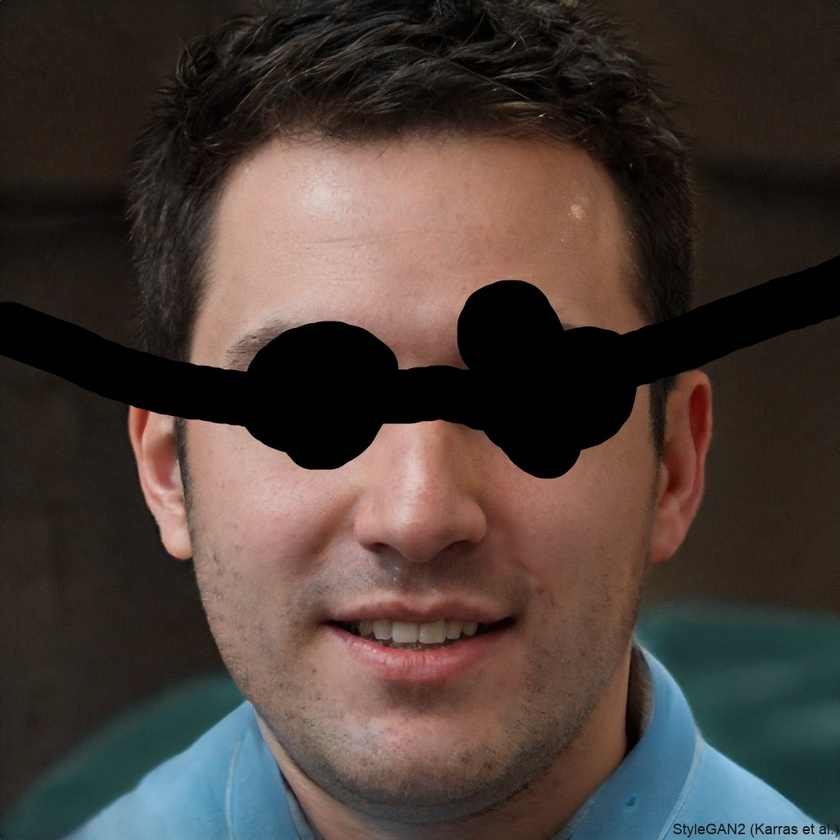
#> input picture testimg/0.jpeg, 840 x 840 px, shrunk from 1024 x 1024 before the run, found by its file name
$ jupyter execute --allow-errors faces.ipynb
#> lines starting #> are read from the running program, lines starting #| are printed output that depends on the picture
#> `img = Image.open(img_path).convert('L')`:
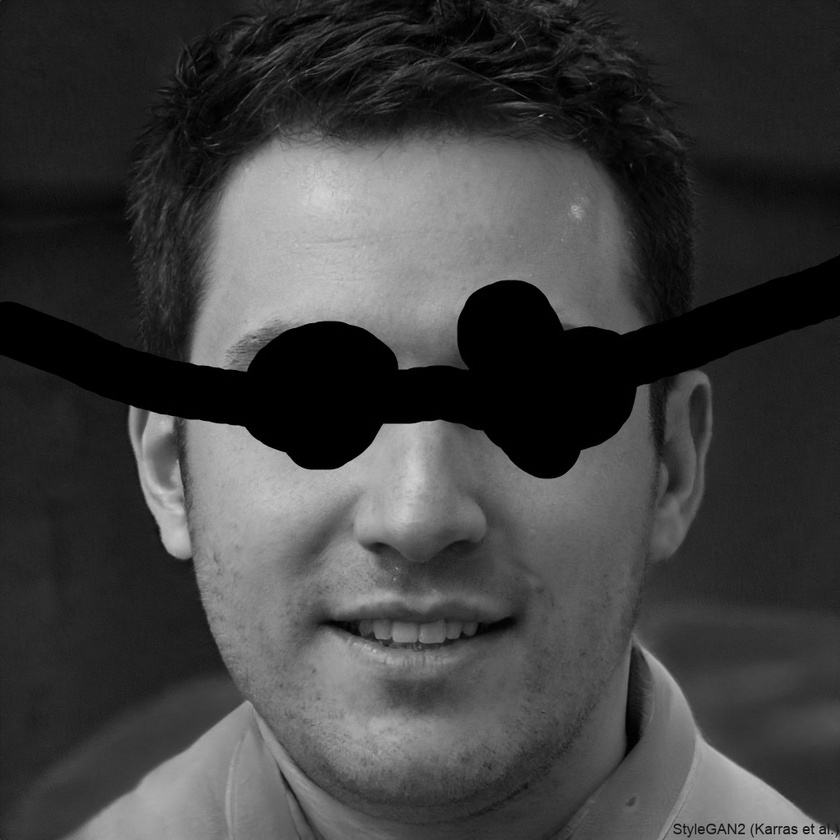
#> img: PIL image 840x840 L; min 0, max 212, mean 64.5
[cell 1]
import matplotlib.pyplot as plt
import numpy as np
import os
from PIL import Image
plt.rcParams['figure.figsize'] = [10, 10]
plt.rcParams.update({'font.size': 18})

m = 100
n = 100

allPersons = np.zeros((n*6, m*6))
count = 0

#> (the rest of this cell did not finish here and is left out)
